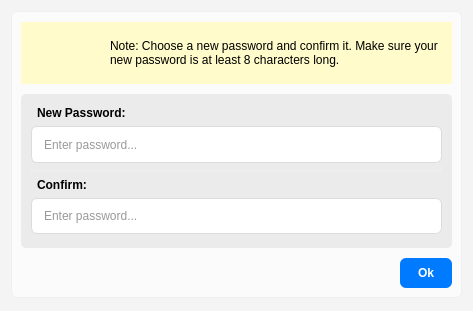
<?xml version="1.0" encoding="UTF-8"?>
<ui version="4.0">
 <class>Dialog</class>
 <widget class="QDialog" name="Dialog">
  <property name="geometry">
   <rect>
    <x>0</x>
    <y>0</y>
    <width>473</width>
    <height>311</height>
   </rect>
  </property>
  <property name="sizePolicy">
   <sizepolicy hsizetype="Preferred" vsizetype="Expanding">
    <horstretch>0</horstretch>
    <verstretch>0</verstretch>
   </sizepolicy>
  </property>
  <property name="windowTitle">
   <string>Dialog</string>
  </property>
  <property name="styleSheet">
   <string notr="true">background-color: rgb(244, 244, 244);</string>
  </property>
  <layout class="QGridLayout" name="gridLayout" rowstretch="0">
   <property name="bottomMargin">
    <number>13</number>
   </property>
   <item row="0" column="0">
    <widget class="QFrame" name="frame">
     <property name="styleSheet">
      <string notr="true">QFrame {
background-color: rgb(251, 251, 251);
border: 1px solid rgb(239, 239, 239);
border-radius:6px;
}</string>
     </property>
     <property name="frameShape">
      <enum>QFrame::Shape::StyledPanel</enum>
     </property>
     <property name="frameShadow">
      <enum>QFrame::Shadow::Raised</enum>
     </property>
     <layout class="QGridLayout" name="gridLayout_2" rowstretch="0,2,0" columnstretch="0,0">
      <property name="topMargin">
       <number>10</number>
      </property>
      <property name="verticalSpacing">
       <number>10</number>
      </property>
      <item row="2" column="0">
       <spacer name="horizontalSpacer">
        <property name="orientation">
         <enum>Qt::Orientation::Horizontal</enum>
        </property>
        <property name="sizeHint" stdset="0">
         <size>
          <width>419</width>
          <height>28</height>
         </size>
        </property>
       </spacer>
      </item>
      <item row="0" column="0" colspan="2">
       <widget class="QWidget" name="widget" native="true">
        <property name="sizePolicy">
         <sizepolicy hsizetype="Expanding" vsizetype="Expanding">
          <horstretch>0</horstretch>
          <verstretch>0</verstretch>
         </sizepolicy>
        </property>
        <property name="minimumSize">
         <size>
          <width>0</width>
          <height>62</height>
         </size>
        </property>
        <property name="styleSheet">
         <string notr="true">background-color: rgb(255, 251, 202);</string>
        </property>
        <layout class="QHBoxLayout" name="horizontalLayout" stretch="1,3">
         <property name="spacing">
          <number>36</number>
         </property>
         <property name="leftMargin">
          <number>21</number>
         </property>
         <property name="topMargin">
          <number>9</number>
         </property>
         <property name="rightMargin">
          <number>9</number>
         </property>
         <property name="bottomMargin">
          <number>9</number>
         </property>
         <item>
          <widget class="QLabel" name="label_4">
           <property name="maximumSize">
            <size>
             <width>32</width>
             <height>32</height>
            </size>
           </property>
           <property name="styleSheet">
            <string notr="true">border: none;</string>
           </property>
           <property name="text">
            <string/>
           </property>
           <property name="pixmap">
            <pixmap>resources/keys.png</pixmap>
           </property>
           <property name="scaledContents">
            <bool>true</bool>
           </property>
          </widget>
         </item>
         <item>
          <widget class="QLabel" name="change_pass_note">
           <property name="styleSheet">
            <string notr="true">border: none;</string>
           </property>
           <property name="text">
            <string>Note: Choose a new password and confirm it. Make sure your new password is at least 8 characters long.</string>
           </property>
           <property name="alignment">
            <set>Qt::AlignmentFlag::AlignLeading|Qt::AlignmentFlag::AlignLeft|Qt::AlignmentFlag::AlignVCenter</set>
           </property>
           <property name="wordWrap">
            <bool>true</bool>
           </property>
          </widget>
         </item>
        </layout>
       </widget>
      </item>
      <item row="2" column="1">
       <widget class="QPushButton" name="employee_change_pass_btn">
        <property name="sizePolicy">
         <sizepolicy hsizetype="Expanding" vsizetype="Expanding">
          <horstretch>0</horstretch>
          <verstretch>0</verstretch>
         </sizepolicy>
        </property>
        <property name="styleSheet">
         <string notr="true">    QPushButton {
  		background-color: rgb(0, 122, 255);
		color: rgb(255, 255, 255);
        border: none;
        border-radius: 6px;
        padding: 8px 18px;
        font-weight: 600;
    }
    QPushButton:hover {
	background-color: rgb(249, 249, 249);
	color: rgb(0, 122, 255);
    }
    QPushButton:pressed {
	background-color: rgb(0, 113, 234);
		color: rgb(255, 255, 255);
    }</string>
        </property>
        <property name="text">
         <string>Ok</string>
        </property>
       </widget>
      </item>
      <item row="1" column="0" colspan="2">
       <widget class="QWidget" name="widget_2" native="true">
        <property name="sizePolicy">
         <sizepolicy hsizetype="MinimumExpanding" vsizetype="MinimumExpanding">
          <horstretch>0</horstretch>
          <verstretch>0</verstretch>
         </sizepolicy>
        </property>
        <property name="styleSheet">
         <string notr="true">background-color: rgb(235, 235, 235);
border-radius: 5px;</string>
        </property>
        <layout class="QVBoxLayout" name="verticalLayout" stretch="0,1,0,0,1">
         <property name="spacing">
          <number>6</number>
         </property>
         <property name="leftMargin">
          <number>10</number>
         </property>
         <property name="topMargin">
          <number>12</number>
         </property>
         <property name="rightMargin">
          <number>10</number>
         </property>
         <property name="bottomMargin">
          <number>14</number>
         </property>
         <item>
          <widget class="QLabel" name="label_3">
           <property name="font">
            <font>
             <bold>true</bold>
            </font>
           </property>
           <property name="styleSheet">
            <string notr="true">border: none;</string>
           </property>
           <property name="text">
            <string>New Password:</string>
           </property>
           <property name="indent">
            <number>6</number>
           </property>
          </widget>
         </item>
         <item>
          <widget class="QLineEdit" name="change_pass_np_box">
           <property name="sizePolicy">
            <sizepolicy hsizetype="Expanding" vsizetype="Expanding">
             <horstretch>0</horstretch>
             <verstretch>0</verstretch>
            </sizepolicy>
           </property>
           <property name="styleSheet">
            <string notr="true">QLineEdit {
    background-color: #ffffff;
    border: 1px solid #dcdcdc;
    border-radius: 6px;
    padding-left: 10px; /* space for icon */
    padding-right: 10px;
    padding-top: 6px;
    padding-bottom: 6px;
    font: 12px 'Segoe UI', sans-serif;
    color: #333333;
}

QLineEdit:focus {
    border: 1px solid #4a90e2;
    outline: none;
}</string>
           </property>
           <property name="echoMode">
            <enum>QLineEdit::EchoMode::Password</enum>
           </property>
           <property name="placeholderText">
            <string>Enter password...</string>
           </property>
           <property name="clearButtonEnabled">
            <bool>true</bool>
           </property>
          </widget>
         </item>
         <item>
          <widget class="Line" name="line_4">
           <property name="orientation">
            <enum>Qt::Orientation::Horizontal</enum>
           </property>
          </widget>
         </item>
         <item>
          <widget class="QLabel" name="label">
           <property name="sizePolicy">
            <sizepolicy hsizetype="MinimumExpanding" vsizetype="MinimumExpanding">
             <horstretch>0</horstretch>
             <verstretch>0</verstretch>
            </sizepolicy>
           </property>
           <property name="font">
            <font>
             <bold>true</bold>
            </font>
           </property>
           <property name="styleSheet">
            <string notr="true">border: none;</string>
           </property>
           <property name="text">
            <string>Confirm:</string>
           </property>
           <property name="indent">
            <number>6</number>
           </property>
          </widget>
         </item>
         <item>
          <widget class="QLineEdit" name="change_pass_confirm_box">
           <property name="sizePolicy">
            <sizepolicy hsizetype="Expanding" vsizetype="Expanding">
             <horstretch>0</horstretch>
             <verstretch>0</verstretch>
            </sizepolicy>
           </property>
           <property name="styleSheet">
            <string notr="true">QLineEdit {
    background-color: #ffffff;
    border: 1px solid #dcdcdc;
    border-radius: 6px;
    padding-left: 10px; /* space for icon */
    padding-right: 10px;
    padding-top: 6px;
    padding-bottom: 6px;
    font: 12px 'Segoe UI', sans-serif;
    color: #333333;
}

QLineEdit:focus {
    border: 1px solid #4a90e2;
    outline: none;
}</string>
           </property>
           <property name="echoMode">
            <enum>QLineEdit::EchoMode::Password</enum>
           </property>
           <property name="placeholderText">
            <string>Enter password...</string>
           </property>
           <property name="clearButtonEnabled">
            <bool>true</bool>
           </property>
          </widget>
         </item>
        </layout>
       </widget>
      </item>
     </layout>
    </widget>
   </item>
  </layout>
 </widget>
 <resources/>
 <connections/>
</ui>
